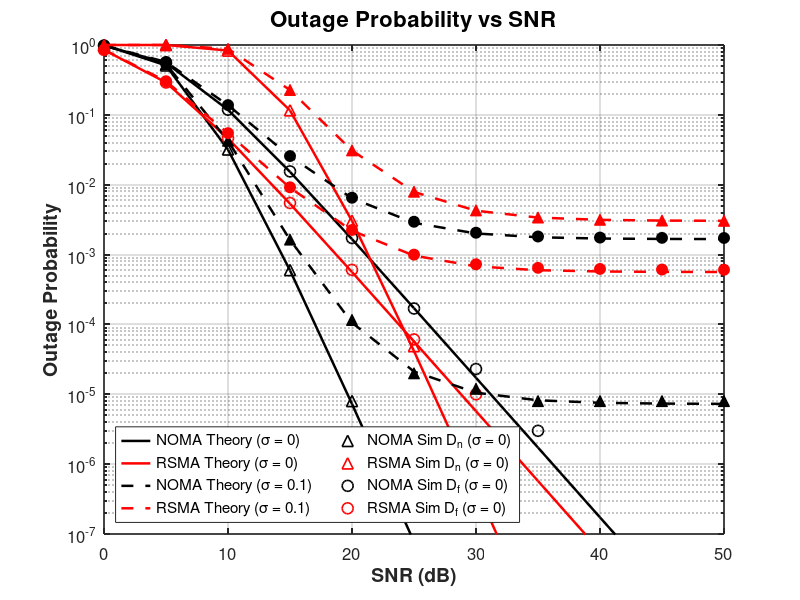
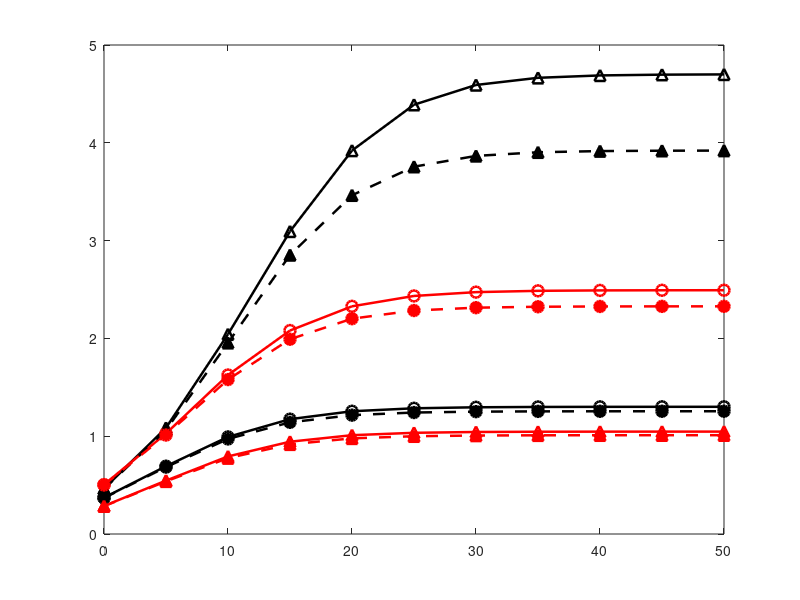

MATLAB code for these plots, in order: (Note: this script raises an error after producing the figures.)
clear; clc; close all;

%% ========================================================================
%  1. SYSTEM PARAMETERS
%  ========================================================================
% Simulation & SNR
N        = 1e6;             % Monte-Carlo iterations
N0       = 1;               % Noise variance
P_S_dB   = 0:5:50;          % Transmit power in dB
P_S      = 10.^((P_S_dB)./10);% Transmit power in linear scale
gamma_S  = P_S ./ N0;       % Transmit SNR

% Channel Parameters (Nakagami-m)
m_SDn     = 2;              % Shape factor (Near User)
m_SDf     = 1;              % Shape factor (Far User)
Omega_SDn = 1;              % Spread factor (Near User)
Omega_SDf = 1;              % Spread factor (Far User)

% Target SINR Thresholds
gamma_thr  = 0.5;           
gamma_thn  = 0.6;           
gamma_thf  = 0.8;           
gamma_thc  = 0.6;           
gamma_thnp = 0.26;          
gamma_thfp = 0.42;          

% Hardware Impairment & Power Allocation
epsilon = 0.01;             % Hardware impairment level
sigma_SDf = [0; 0.1];       % Far user hardware noise [Ideal; Impaired]
sigma_SDn = [0; 0.1];       % Near user hardware noise [Ideal; Impaired]

% Power Coefficients (RSMA & NOMA)
a_c  = 0.3;                 % RSMA Common
a_np = 0.05;                % RSMA Near Private
a_fp = 0.15;                % RSMA Far Private
a_r  = 0.5;                 % Radar/Sensing
a_n  = 0.2;                 % NOMA Near
a_f  = 0.3;                 % NOMA Far

M = 2;                      % Number of Antennas             

%% ========================================================================
%  2. CHANNEL GENERATION
%  ========================================================================
g_SDf = gamrnd(m_SDf*M, Omega_SDf/m_SDf, 1, N);
g_SDn = gamrnd(m_SDn*M, Omega_SDn/m_SDn, 1, N);

%% ========================================================================
%  3. THEORETICAL OUTAGE PROBABILITY (OP)
%  ========================================================================
% --- RSMA Denominators (Interference Limits) ---
den_RS_r  = a_r - (a_np + a_fp + a_c)*gamma_thr;
den_RS_c  = a_c - (a_np + a_fp + epsilon*a_r)*gamma_thc;
den_RS_fp = a_fp - (a_np + epsilon*(a_c + a_r))*gamma_thfp;
den_RS_np = a_np - (a_fp + epsilon*(a_c + a_r))*gamma_thnp;

% --- RSMA Thresholds (phi -> Far, psi -> Near) ---
phi_r  = gamma_thr  * (sigma_SDf.^2 + 1./gamma_S) / den_RS_r;
phi_c  = gamma_thc  * (sigma_SDf.^2 + 1./gamma_S) / den_RS_c;
phi_fp = gamma_thfp * (sigma_SDf.^2 + 1./gamma_S) / den_RS_fp;

psi_r  = gamma_thr  * (sigma_SDn.^2 + 1./gamma_S) / den_RS_r;
psi_c  = gamma_thc  * (sigma_SDn.^2 + 1./gamma_S) / den_RS_c;
psi_np = gamma_thnp * (sigma_SDn.^2 + 1./gamma_S) / den_RS_np;

% Impossible SINR targets (Negative Denominators -> Outage = 1)
phi_r(phi_r < 0) = Inf; phi_c(phi_c < 0)   = Inf; phi_fp(phi_fp < 0) = Inf;
psi_r(psi_r < 0) = Inf; psi_c(psi_c < 0)   = Inf; psi_np(psi_np < 0) = Inf;

% Max thresholds for OP calculation
phi = max(max(phi_r, phi_c), phi_fp);
psi = max(max(psi_r, psi_c), psi_np);

P_RS_Df = gammainc((m_SDf*phi)/Omega_SDf, m_SDf*M, 'lower');
P_RS_Dn = gammainc((m_SDn*psi)/Omega_SDn, m_SDn*M, 'lower');

% --- NOMA Denominators ---
den_NO_1 = a_r - (a_n + a_f)*gamma_thr;
den_NO_2 = a_f - (a_n + epsilon*a_r)*gamma_thf; 
den_NO_3 = a_n - epsilon*(a_f + a_r)*gamma_thn;

% --- NOMA Thresholds ---
phi_d_1 = gamma_thr * (sigma_SDf.^2 + 1./gamma_S) / den_NO_1;
phi_d_2 = gamma_thf * (sigma_SDf.^2 + 1./gamma_S) / den_NO_2;

psi_d_1 = gamma_thr * (sigma_SDn.^2 + 1./gamma_S) / den_NO_1;
psi_d_2 = gamma_thf * (sigma_SDn.^2 + 1./gamma_S) / den_NO_2;
psi_d_3 = gamma_thn * (sigma_SDn.^2 + 1./gamma_S) / den_NO_3;

phi_d_1(phi_d_1 < 0) = Inf; phi_d_2(phi_d_2 < 0) = Inf;
psi_d_1(psi_d_1 < 0) = Inf; psi_d_2(psi_d_2 < 0) = Inf; psi_d_3(psi_d_3 < 0) = Inf;

% Max thresholds
phi_d = max(phi_d_1, phi_d_2);
psi_d = max(max(psi_d_1, psi_d_2), psi_d_3);

P_NO_Df = gammainc((m_SDf*phi_d)/Omega_SDf, m_SDf*M, 'lower'); 
P_NO_Dn = gammainc((m_SDn*psi_d)/Omega_SDn, m_SDn*M, 'lower');

%% ========================================================================
%  4. THEORETICAL ASYMPTOTIC ER (High SNR Ceiling)
%  ========================================================================
% --- NOMA Asymptotic Limits ---
SINR_NO_xn_inf = a_n ./ (epsilon*(a_r + a_f) + sigma_SDn.^2 ./ g_SDn);
R_NO_Dn_h = mean(log2(1 + SINR_NO_xn_inf), 2);

SINR_NO_xf_SDn_inf = a_f ./ (a_n + epsilon*a_r + sigma_SDn.^2 ./ g_SDn);
SINR_NO_xf_SDf_inf = a_f ./ (a_n + epsilon*a_r + sigma_SDf.^2 ./ g_SDf);
R_NO_Df_h = mean(log2(1 + min(SINR_NO_xf_SDn_inf, SINR_NO_xf_SDf_inf)), 2);

% --- RSMA Asymptotic Limits ---
SINR_RS_xc_SDn_inf = a_c ./ (a_np + a_fp + epsilon*a_r + sigma_SDn.^2 ./ g_SDn);
SINR_RS_xc_SDf_inf = a_c ./ (a_np + a_fp + epsilon*a_r + sigma_SDf.^2 ./ g_SDf);
R_RS_C_h = mean(log2(1 + min(SINR_RS_xc_SDn_inf, SINR_RS_xc_SDf_inf)), 2);

SINR_RS_xnp_inf = a_np ./ (epsilon*(a_c + a_r) + a_fp + sigma_SDn.^2 ./ g_SDn);
R_RS_Dn_h = (R_RS_C_h / 2) + mean(log2(1 + SINR_RS_xnp_inf), 2);

SINR_RS_xfp_inf = a_fp ./ (epsilon*(a_c + a_r) + a_np + sigma_SDf.^2 ./ g_SDf);
R_RS_Df_h = (R_RS_C_h / 2) + mean(log2(1 + SINR_RS_xfp_inf), 2);

%% ========================================================================
%  5. MONTE-CARLO SIMULATIONS
%  ========================================================================
num_snr = numel(P_S);
P_out_NO_Dn = zeros(2, num_snr);
P_out_NO_Df = zeros(2, num_snr);
P_out_RS_Dn = zeros(2, num_snr);
P_out_RS_Df = zeros(2, num_snr);

R_NO_Dn = zeros(2, num_snr);
R_NO_Df = zeros(2, num_snr);
R_RS_Dn = zeros(2, num_snr);
R_RS_Df = zeros(2, num_snr);

disp('Running Monte-Carlo Loop...');
for i = 1:num_snr
    g_S = gamma_S(i);
    
    % -----------------------------------------------------------
    % NOMA Simulation
    % -----------------------------------------------------------
    % Near User
    gamma_NO_xr_SDn = (g_SDn*a_r*g_S) ./ ((g_SDn*a_n + g_SDn*a_f + sigma_SDn.^2)*g_S + 1);
    gamma_NO_xf_SDn = (g_SDn*a_f*g_S) ./ ((g_SDn*a_n + g_SDn*epsilon*a_r + sigma_SDn.^2)*g_S + 1);
    gamma_NO_xn_SDn = (g_SDn*a_n*g_S) ./ ((g_SDn*a_f + g_SDn*a_r)*epsilon*g_S + sigma_SDn.^2*g_S + 1);
    
    NO_Dn_success = (gamma_NO_xr_SDn > gamma_thr) & (gamma_NO_xf_SDn > gamma_thf) & (gamma_NO_xn_SDn > gamma_thn);
    P_out_NO_Dn(:, i) = 1 - mean(NO_Dn_success, 2);
    R_NO_Dn(:, i)     = mean(log2(1 + gamma_NO_xn_SDn), 2);
    
    % Far User
    gamma_NO_xr_SDf = (g_SDf*a_r*g_S) ./ ((g_SDf*a_n + g_SDf*a_f + sigma_SDf.^2)*g_S + 1);
    gamma_NO_xf_SDf = (g_SDf*a_f*g_S) ./ ((g_SDf*a_n + g_SDf*epsilon*a_r + sigma_SDf.^2)*g_S + 1);
    
    NO_Df_success = (gamma_NO_xr_SDf > gamma_thr) & (gamma_NO_xf_SDf > gamma_thf);
    P_out_NO_Df(:, i) = 1 - mean(NO_Df_success, 2);
    R_NO_Df(:, i)     = mean(log2(1 + min(gamma_NO_xf_SDn, gamma_NO_xf_SDf)), 2);

    % -----------------------------------------------------------
    % RSMA Simulation
    % -----------------------------------------------------------
    % Near User
    gamma_RS_xr_SDn  = (a_r*g_SDn*g_S)  ./ ((a_np*g_SDn + a_fp*g_SDn + a_c*g_SDn + sigma_SDn.^2)*g_S + 1);
    gamma_RS_xc_SDn  = (a_c*g_SDn*g_S)  ./ ((a_np*g_SDn + a_fp*g_SDn + epsilon*a_r*g_SDn + sigma_SDn.^2)*g_S + 1);
    gamma_RS_xnp_SDn = (a_np*g_SDn*g_S) ./ ((epsilon*a_c*g_SDn + a_fp*g_SDn + epsilon*a_r*g_SDn + sigma_SDn.^2)*g_S + 1);
    
    RS_Dn_success = (gamma_RS_xr_SDn > gamma_thr) & (gamma_RS_xc_SDn > gamma_thc) & (gamma_RS_xnp_SDn > gamma_thnp);
    P_out_RS_Dn(:, i) = 1 - mean(RS_Dn_success, 2);
    
    % Far User
    gamma_RS_xr_SDf  = (a_r*g_SDf*g_S)  ./ ((a_np*g_SDf + a_fp*g_SDf + a_c*g_SDf + sigma_SDf.^2)*g_S + 1);
    gamma_RS_xc_SDf  = (a_c*g_SDf*g_S)  ./ ((a_np*g_SDf + a_fp*g_SDf + epsilon*a_r*g_SDf + sigma_SDf.^2)*g_S + 1);
    gamma_RS_xfp_SDf = (a_fp*g_SDf*g_S) ./ ((epsilon*a_c*g_SDf + a_np*g_SDf + epsilon*a_r*g_SDf + sigma_SDf.^2)*g_S + 1);
    
    RS_Df_success = (gamma_RS_xr_SDf > gamma_thr) & (gamma_RS_xc_SDf > gamma_thc) & (gamma_RS_xfp_SDf > gamma_thfp);
    P_out_RS_Df(:, i) = 1 - mean(RS_Df_success, 2);
    
    % RSMA Ergodic Rates
    RS_C_ER       = min(log2(1 + gamma_RS_xc_SDn), log2(1 + gamma_RS_xc_SDf));
    R_RS_Dn(:, i) = mean((RS_C_ER/2) + log2(1 + gamma_RS_xnp_SDn), 2);
    R_RS_Df(:, i) = mean((RS_C_ER/2) + log2(1 + gamma_RS_xfp_SDf), 2);
end
disp('Simulation Complete.');

%% ========================================================================
%  6. PLOTTING: OUTAGE PROBABILITY
%  ========================================================================
figure('Name', 'Outage Probability', 'Position', [100, 100, 800, 600]);

% --- Case 1: Ideal Hardware (sigma = 0) ---
h_NO_th_0 = semilogy(P_S_dB, P_NO_Df(1,:), 'k-', 'LineWidth', 1.8); hold on;
            semilogy(P_S_dB, P_NO_Dn(1,:), 'k-', 'LineWidth', 1.8); 
h_NO_dn_0 = semilogy(P_S_dB, P_out_NO_Dn(1,:), 'k^', 'MarkerSize', 8, 'LineWidth', 1.2);
h_NO_df_0 = semilogy(P_S_dB, P_out_NO_Df(1,:), 'ko', 'MarkerSize', 8, 'LineWidth', 1.2);

h_RS_th_0 = semilogy(P_S_dB, P_RS_Df(1,:), 'r-', 'LineWidth', 1.8);
            semilogy(P_S_dB, P_RS_Dn(1,:), 'r-', 'LineWidth', 1.8);
h_RS_dn_0 = semilogy(P_S_dB, P_out_RS_Dn(1,:), 'r^', 'MarkerSize', 8, 'LineWidth', 1.2);
h_RS_df_0 = semilogy(P_S_dB, P_out_RS_Df(1,:), 'ro', 'MarkerSize', 8, 'LineWidth', 1.2);

% --- Case 2: Impaired Hardware (sigma = 0.1) ---
h_NO_th_1 = semilogy(P_S_dB, P_NO_Df(2,:), 'k--', 'LineWidth', 1.8);
            semilogy(P_S_dB, P_NO_Dn(2,:), 'k--', 'LineWidth', 1.8);
h_NO_dn_1 = semilogy(P_S_dB, P_out_NO_Dn(2,:), 'k^', 'MarkerFaceColor', 'k', 'MarkerSize', 8);
h_NO_df_1 = semilogy(P_S_dB, P_out_NO_Df(2,:), 'ko', 'MarkerFaceColor', 'k', 'MarkerSize', 8);

h_RS_th_1 = semilogy(P_S_dB, P_RS_Df(2,:), 'r--', 'LineWidth', 1.8);
            semilogy(P_S_dB, P_RS_Dn(2,:), 'r--', 'LineWidth', 1.8);
h_RS_dn_1 = semilogy(P_S_dB, P_out_RS_Dn(2,:), 'r^', 'MarkerFaceColor', 'r', 'MarkerSize', 8);
h_RS_df_1 = semilogy(P_S_dB, P_out_RS_Df(2,:), 'ro', 'MarkerFaceColor', 'r', 'MarkerSize', 8);

% Formatting
ylim([1e-7, 1]); xlim([0, 50]);
grid on; set(gca, 'FontSize', 12, 'LineWidth', 1.2);
xlabel('SNR (dB)', 'FontSize', 14, 'FontWeight', 'bold');
ylabel('Outage Probability', 'FontSize', 14, 'FontWeight', 'bold');
title('Outage Probability vs SNR', 'FontSize', 16);

% OP Legend
lgd_op = legend([h_NO_th_0, h_RS_th_0, h_NO_th_1, h_RS_th_1, ...
                 h_NO_dn_0, h_RS_dn_0, h_NO_df_0, h_RS_df_0], ...
    {'NOMA Theory (\sigma = 0)',   'RSMA Theory (\sigma = 0)', ...
     'NOMA Theory (\sigma = 0.1)', 'RSMA Theory (\sigma = 0.1)', ...
     'NOMA Sim D_n (\sigma = 0)',  'RSMA Sim D_n (\sigma = 0)', ...
     'NOMA Sim D_f (\sigma = 0)',  'RSMA Sim D_f (\sigma = 0)'}, ...
    'Location', 'southwest', 'NumColumns', 2, 'FontSize', 11);

%% ========================================================================
%  7. PLOTTING: ERGODIC RATE
%  ========================================================================
figure('Name', 'Ergodic Rate', 'Position', [920, 100, 800, 600]);

% --- Case 1: Ideal Hardware (sigma = 0) ---
h_er_NO_dn_0 = plot(P_S_dB, R_NO_Dn(1,:), 'k-^', 'LineWidth', 1.8, 'MarkerSize', 8); hold on;
h_er_NO_df_0 = plot(P_S_dB, R_NO_Df(1,:), 'k-o', 'LineWidth', 1.8, 'MarkerSize', 8);
h_er_RS_dn_0 = plot(P_S_dB, R_RS_Dn(1,:), 'r-^', 'LineWidth', 1.8, 'MarkerSize', 8);
h_er_RS_df_0 = plot(P_S_dB, R_RS_Df(1,:), 'r-o', 'LineWidth', 1.8, 'MarkerSize', 8);

% --- Case 2: Impaired Hardware (sigma = 0.1) ---
h_er_NO_dn_1 = plot(P_S_dB, R_NO_Dn(2,:), 'k--^', 'LineWidth', 1.8, 'MarkerSize', 8, 'MarkerFaceColor', 'k');
h_er_NO_df_1 = plot(P_S_dB, R_NO_Df(2,:), 'k--o', 'LineWidth', 1.8, 'MarkerSize', 8, 'MarkerFaceColor', 'k');
h_er_RS_dn_1 = plot(P_S_dB, R_RS_Dn(2,:), 'r--^', 'LineWidth', 1.8, 'MarkerSize', 8, 'MarkerFaceColor', 'r');
h_er_RS_df_1 = plot(P_S_dB, R_RS_Df(2,:), 'r--o', 'LineWidth', 1.8, 'MarkerSize', 8, 'MarkerFaceColor', 'r');

% --- Asymptotic Lines ---
yline(R_NO_Dn_h(1), 'k:', 'LineWidth', 2, 'Alpha', 0.6, 'HandleVisibility', 'off');
yline(R_RS_Dn_h(1), 'r:', 'LineWidth', 2, 'Alpha', 0.6, 'HandleVisibility', 'off');
yline(R_NO_Dn_h(2), 'k:', 'LineWidth', 2, 'Alpha', 0.6, 'HandleVisibility', 'off'); 
yline(R_RS_Dn_h(2), 'r:', 'LineWidth', 2, 'Alpha', 0.6, 'HandleVisibility', 'off'); 

yline(R_NO_Df_h(1), 'k:', 'LineWidth', 2, 'Alpha', 0.6, 'HandleVisibility', 'off');
yline(R_RS_Df_h(1), 'r:', 'LineWidth', 2, 'Alpha', 0.6, 'HandleVisibility', 'off');
yline(R_NO_Df_h(2), 'k:', 'LineWidth', 2, 'Alpha', 0.6, 'HandleVisibility', 'off'); 
yline(R_RS_Df_h(2), 'r:', 'LineWidth', 2, 'Alpha', 0.6, 'HandleVisibility', 'off'); 

% Formatting
xlim([0, 50]);
grid on; set(gca, 'FontSize', 12, 'LineWidth', 1.2);
xlabel('SNR (dB)', 'FontSize', 14, 'FontWeight', 'bold');
ylabel('Ergodic Rate (bps/Hz)', 'FontSize', 14, 'FontWeight', 'bold');
title('Ergodic Rate vs SNR', 'FontSize', 16);

% ER Legend
lgd_er = legend([h_er_NO_dn_0, h_er_RS_dn_0, h_er_NO_df_0, h_er_RS_df_0, ...
                 h_er_NO_dn_1, h_er_RS_dn_1, h_er_NO_df_1, h_er_RS_df_1], ...
    {'NOMA D_n (\sigma = 0)',   'RSMA D_n (\sigma = 0)', ...
     'NOMA D_f (\sigma = 0)',   'RSMA D_f (\sigma = 0)', ...
     'NOMA D_n (\sigma = 0.1)', 'RSMA D_n (\sigma = 0.1)', ...
     'NOMA D_f (\sigma = 0.1)', 'RSMA D_f (\sigma = 0.1)'}, ...
    'Location', 'northwest', 'NumColumns', 2, 'FontSize', 11);
